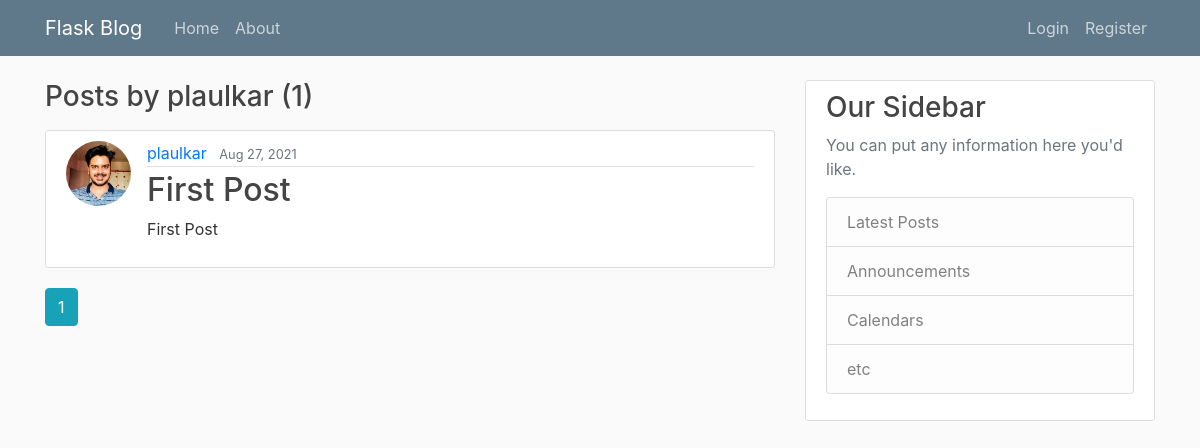
Page /user/plaulkar on the earlier database version.
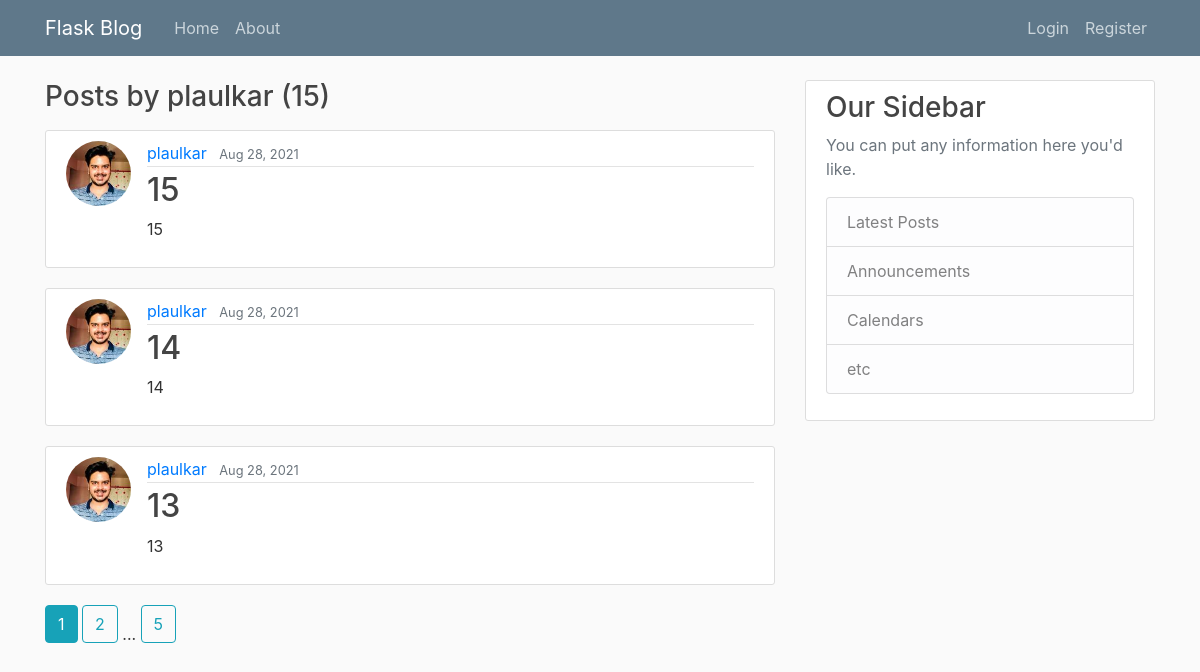
Same page on the later database version.
### flaskblog/models.py (models this page shows, shortened)
class User(db.Model, UserMixin):
	id = db.Column(db.Integer, primary_key=True);
	username = db.Column(db.String(20), unique=True, nullable=False);
	email = db.Column(db.String(120), unique=True, nullable=False);
	image_file = db.Column(db.String(20), nullable=False, default='default.jpg');
	password = db.Column(db.String(60), nullable=False);
	posts = db.relationship('Post', backref='author', lazy=True);

class Post(db.Model):
	id = db.Column(db.Integer, primary_key=True);
	title = db.Column(db.String(100), nullable=False)
	date_posted = db.Column(db.DateTime, nullable=False, default=datetime.utcnow);
	content = db.Column(db.Text, nullable=False)
	user_id = db.Column(db.Integer, db.ForeignKey('user.id'), nullable=False);

### flaskblog/routes.py (the view)
@app.route('/user/<string:username>')
def user_posts(username):
	user = User.query.filter_by(username=username).first_or_404();
	page = request.args.get('page', 1, type=int);
	posts = Post.query.filter_by(author=user).order_by(Post.date_posted.desc()).paginate(page = page, per_page = 3)
	return render_template('user_posts.html', title=user.username, posts=posts, user=user)

### flaskblog/templates/user_posts.html
{% extends "layout.html" %}
{% block content %}
	<h3 class="mb-3">Posts by {{ user.username }} ({{ posts.total }})</h3>
	{% for post in posts.items %}
		<article class="media content-section">
		  <img class="rounded-circle article-img" src="{{ url_for('static', filename='profile_pics/' + post.author.image_file) }}">
		  <div class="media-body">
			<div class="article-metadata">
			  <a class="mr-2" href="{{ url_for('user_posts', username=post.author.username) }}">{{ post.author.username }}</a>
			  <small class="text-muted">{{ post.date_posted.strftime('%b %d, %Y') }}</small>
			</div>
			<h2><a class="article-title" href="{{ url_for('post', post_id=post.id) }}">{{ post.title }}</a></h2>
			<p class="article-content">{{ post.content }}</p>
		  </div>
		</article>
	{% endfor %}
	{% for page_num in posts.iter_pages(left_edge=1, right_edge=1, left_current=1, right_current=2) %}
		{% if page_num %}
			{% if posts.page == page_num %}
				<a class="btn btn-info mb-4" href = "{{ url_for('user_posts', username=user.username, page=page_num) }}">{{ page_num }}</a>
			{% else %}
				<a class="btn btn-outline-info mb-4" href = "{{ url_for('user_posts', username=user.username, page=page_num) }}">{{ page_num }}</a>
			{% endif %}
		{% else %}
			...
		{% endif %}
	{% endfor %}
{% endblock content %}

### flaskblog/templates/layout.html (shortened to what this page needs)
<!DOCTYPE html>
<html>
	<head>
		<link rel="stylesheet" href="https://maxcdn.bootstrapcdn.com/bootstrap/4.0.0/css/bootstrap.min.css">
		<link href="{{ url_for('static', filename='main.css') }}" rel="stylesheet" type="text/css">
	</head>
	<body>
		<header class="site-header">
			<nav class="navbar navbar-expand-md navbar-dark bg-steel fixed-top">
				<div class="container">
				  <a class="navbar-brand mr-4" href="/">Flask Blog</a>
				  <div class="collapse navbar-collapse" id="navbarToggle">
					<div class="navbar-nav mr-auto">
					  <a class="nav-item nav-link" href="{{ url_for('home') }}">Home</a>
					  <a class="nav-item nav-link" href="{{ url_for('about') }}">About</a>
					</div>
					<div class="navbar-nav">
						{% if current_user.is_authenticated %}
							<a class="nav-item nav-link" href="{{ url_for('account') }}">Account</a>
							<a class="nav-item nav-link" href="{{ url_for('new_post') }}">New Post</a>
							<a class="nav-item nav-link" href="{{ url_for('logout') }}">Logout</a>
						{% else %}
							<a class="nav-item nav-link" href="{{ url_for('login') }}">Login</a>
							<a class="nav-item nav-link" href="{{ url_for('register') }}">Register</a>
						{% endif %}
					</div>
				  </div>
				</div>
			</nav>
		</header>
		<main role="main" class="container">
		  <div class="row">
			<div class="col-md-8">
			  {% block content %}{% endblock %}
			</div>
			<div class="col-md-4">
			  <div class="content-section">
				<h3>Our Sidebar</h3>
				<p class='text-muted'>You can put any information here you'd like.
				  <ul class="list-group">
					<li class="list-group-item list-group-item-light">Latest Posts</li>
					<li class="list-group-item list-group-item-light">Announcements</li>
					<li class="list-group-item list-group-item-light">Calendars</li>
					<li class="list-group-item list-group-item-light">etc</li>
				  </ul>
				</p>
			  </div>
			</div>
		  </div>
		</main>
	</body>
</html>

### flaskblog/static/main.css (style rules this page uses)
body { background: #fafafa; color: #333333; margin-top: 5rem; }
h1, h2, h3, h4, h5, h6 { color: #444444; }
.bg-steel { background-color: #5f788a; }
.site-header .navbar-nav .nav-link { color: #cbd5db; }
.content-section { background: #ffffff; padding: 10px 20px; border: 1px solid #dddddd; border-radius: 3px; margin-bottom: 20px; }
.article-title { color: #444444; }
.article-content { white-space: pre-line; }
.article-img { height: 65px; width: 65px; margin-right: 16px; }
.article-metadata { padding-bottom: 1px; margin-bottom: 4px; border-bottom: 1px solid #e3e3e3 }

Differences in the rows shown:
no longer on this page (row unchanged): Post: image_file (picture), author.username "plaulkar", date_posted "Aug 27, 2021", title "First Post", content "First Post"
added Post: image_file (picture), author.username "plaulkar", date_posted "Aug 28, 2021", title "15", content "15"
added Post: image_file (picture), author.username "plaulkar", date_posted "Aug 28, 2021", title "14", content "14"
added Post: image_file (picture), author.username "plaulkar", date_posted "Aug 28, 2021", title "13", content "13"
Other differences:
{{ posts.total }}: "1" → "15"
new list line: "2"
new list line: "5"
